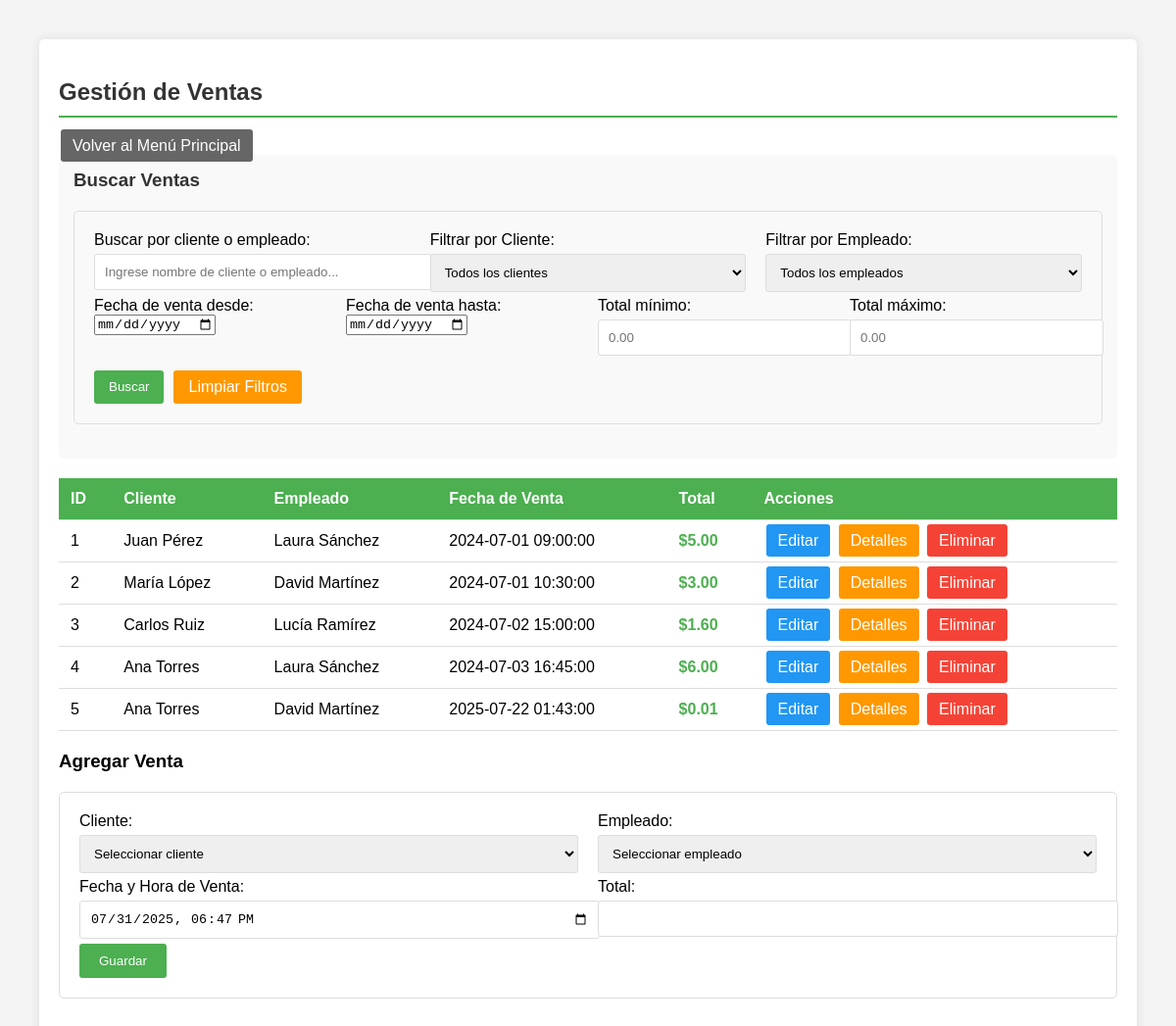
The app's page /crud_ventas.php (signed in) with its own data.
### tables this page shows
CREATE TABLE `venta` (
  `id_venta` int(11) NOT NULL,
  `id_cliente` int(11) DEFAULT NULL,
  `id_empleado` int(11) DEFAULT NULL,
  `fecha_venta` datetime DEFAULT NULL,
  `total` decimal(6,2) DEFAULT NULL
);

CREATE TABLE `cliente` (
  `id_cliente` int(11) NOT NULL,
  `nombre_cliente` varchar(100) DEFAULT NULL,
  `cedula` varchar(10) DEFAULT NULL,
  `telefono` varchar(20) DEFAULT NULL,
  `correo` varchar(100) DEFAULT NULL,
  `fecha_registro` date DEFAULT NULL
);

CREATE TABLE `empleado` (
  `id_empleado` int(11) NOT NULL,
  `nombre_empleado` varchar(100) DEFAULT NULL,
  `cargo` varchar(50) DEFAULT NULL,
  `turno` varchar(20) DEFAULT NULL,
  `fecha_contrato` date DEFAULT NULL
);

### crud_ventas.php (the view, shortened to what this page needs)
<?php
include 'config.php';
$rol = $_SESSION['rol'];
$busqueda = isset($_GET['buscar']) ? trim($_GET['buscar']) : '';
$filtro_fecha_desde = isset($_GET['fecha_desde']) ? $_GET['fecha_desde'] : '';
$filtro_fecha_hasta = isset($_GET['fecha_hasta']) ? $_GET['fecha_hasta'] : '';
$filtro_total_min = isset($_GET['total_min']) ? floatval($_GET['total_min']) : 0;
$filtro_total_max = isset($_GET['total_max']) ? floatval($_GET['total_max']) : 0;
$sql = "
    SELECT v.*, c.nombre_cliente, e.nombre_empleado
    FROM Venta v
    LEFT JOIN Cliente c ON v.id_cliente = c.id_cliente
    LEFT JOIN Empleado e ON v.id_empleado = e.id_empleado
    WHERE 1=1
";
$sql .= " ORDER BY v.id_venta";
$result = $conn->query($sql);
$edit = null;
$solo_lectura = ($rol == 'Supervisor');
?>
<!DOCTYPE html>
<html>
<head>
</head>
<body>
<div class="container">
    <h2>Gestión de Ventas</h2>
    <a href="index.php" class="btn btn-back">Volver al Menú Principal</a>
    <div class="search-form">
        <h3>Buscar Ventas</h3>
        <form method="get" action="">
            <div class="form-row">
                <div class="form-group">
                    <label>Buscar por cliente o empleado:</label>
                    <input type="text" name="buscar" value="<?= htmlspecialchars($busqueda) ?>" placeholder="Ingrese nombre de cliente o empleado...">
                </div>
                <div class="form-group">
                    <label>Filtrar por Cliente:</label>
                    <select name="filtro_cliente">
                        <option value="0">Todos los clientes</option>
                    </select>
                </div>
                <div class="form-group">
                    <label>Filtrar por Empleado:</label>
                    <select name="filtro_empleado">
                        <option value="0">Todos los empleados</option>
                    </select>
                </div>
            </div>
            <div class="form-row">
                <div class="form-group">
                    <label>Fecha de venta desde:</label>
                    <input type="date" name="fecha_desde" value="<?= htmlspecialchars($filtro_fecha_desde) ?>">
                </div>
                <div class="form-group">
                    <label>Fecha de venta hasta:</label>
                    <input type="date" name="fecha_hasta" value="<?= htmlspecialchars($filtro_fecha_hasta) ?>">
                </div>
                <div class="form-group">
                    <label>Total mínimo:</label>
                    <input type="number" step="0.01" name="total_min" value="<?= $filtro_total_min > 0 ? $filtro_total_min : '' ?>" min="0" placeholder="0.00">
                </div>
                <div class="form-group">
                    <label>Total máximo:</label>
                    <input type="number" step="0.01" name="total_max" value="<?= $filtro_total_max > 0 ? $filtro_total_max : '' ?>" min="0" placeholder="0.00">
                </div>
            </div>
            <div class="search-buttons">
                <input type="submit" value="Buscar" class="btn-search">
                <a href="crud_ventas.php" class="btn-clear">Limpiar Filtros</a>
            </div>
        </form>
    </div>
    <table>
        <tr>
            <th>ID</th>
            <th>Cliente</th>
            <th>Empleado</th>
            <th>Fecha de Venta</th>
            <th>Total</th>
            <th>Acciones</th>
        </tr>
        <?php while($row = $result->fetch_assoc()): ?>
        <tr>
            <td><?= $row['id_venta'] ?></td>
            <td><?= htmlspecialchars($row['nombre_cliente']) ?></td>
            <td><?= htmlspecialchars($row['nombre_empleado']) ?></td>
            <td><?= $row['fecha_venta'] ?></td>
            <td class="total">$<?= number_format($row['total'], 2) ?></td>
            <td>
                <?php if (!$solo_lectura): ?>
                <a href="?editar=<?= $row['id_venta'] ?>" class="btn btn-edit">Editar</a>
                <a href="crud_detalle_venta.php?venta_id=<?= $row['id_venta'] ?>" class="btn btn-detail">Detalles</a>
                <a href="?eliminar=<?= $row['id_venta'] ?>" class="btn btn-delete" onclick="return confirm('¿Estás seguro de eliminar esta venta?')">Eliminar</a>
                <?php else: ?>
                <a href="crud_detalle_venta.php?venta_id=<?= $row['id_venta'] ?>" class="btn btn-detail">Ver Detalles</a>
                <?php endif; ?>
            </td>
        </tr>
        <?php endwhile; ?>
    </table>
    <?php if (!$solo_lectura): ?>
    <h3><?= $edit ? 'Editar' : 'Agregar' ?> Venta</h3>
    <form method="post">
        <div class="form-row">
            <div class="form-group">
                <label>Cliente:</label>
                <select name="id_cliente" required>
                    <option value="">Seleccionar cliente</option>
                </select>
            </div>
            <div class="form-group">
                <label>Empleado:</label>
                <select name="id_empleado" required>
                    <option value="">Seleccionar empleado</option>
                </select>
            </div>
        </div>
        <div class="form-row">
            <div class="form-group">
                <label>Fecha y Hora de Venta:</label>
                <input type="datetime-local" name="fecha_venta" value="<?= $edit ? str_replace(' ', 'T', $edit['fecha_venta']) : date('Y-m-d\TH:i') ?>" required>
            </div>
            <div class="form-group">
                <label>Total:</label>
                <input type="number" step="0.01" name="total" value="<?= $edit['total'] ?? '' ?>" min="0" required>
            </div>
        </div>
        <input type="submit" value="<?= $edit ? 'Actualizar' : 'Guardar' ?>">
    </form>
    <?php endif; ?>
</div>
</body>
</html>

### crud_ventas.php (style rules this page uses)
body { font-family: Arial, sans-serif; margin: 40px; background-color: #f4f4f4; }
.container { max-width: 1200px; margin: 0 auto; background-color: white; padding: 20px; border-radius: 5px; box-shadow: 0 0 10px rgba(0,0,0,0.1); }
h2 { color: #333; border-bottom: 2px solid #4CAF50; padding-bottom: 10px; }
table { width: 100%; border-collapse: collapse; margin: 20px 0; }
th, td { padding: 12px; text-align: left; border-bottom: 1px solid #ddd; }
th { background-color: #4CAF50; color: white; }
.btn { padding: 8px 12px; text-decoration: none; border-radius: 3px; margin: 2px; }
.btn-edit { background-color: #2196F3; color: white; }
.btn-delete { background-color: #f44336; color: white; }
.btn-back { background-color: #666; color: white; }
.btn-detail { background-color: #FF9800; color: white; }
.btn-search { background-color: #4CAF50; color: white; }
.btn-clear { background-color: #ff9800; color: white; }
form { margin: 20px 0; padding: 20px; border: 1px solid #ddd; border-radius: 5px; }
input[type="text"], input[type="number"], input[type="datetime-local"], select { width: 100%; padding: 10px; margin: 5px 0; border: 1px solid #ddd; border-radius: 3px; }
input[type="submit"] { background-color: #4CAF50; color: white; padding: 10px 20px; border: none; border-radius: 3px; cursor: pointer; }
.form-row { display: flex; gap: 20px; }
.form-group { flex: 1; }
.total { font-weight: bold; color: #4CAF50; }
.search-form { background-color: #f9f9f9; padding: 15px; border-radius: 5px; margin-bottom: 20px; }
.search-form h3 { margin-top: 0; color: #333; }
.search-buttons { display: flex; gap: 10px; margin-top: 10px; }
.search-buttons input[type="submit"] { padding: 8px 15px; }
.search-buttons a { padding: 8px 15px; text-decoration: none; border-radius: 3px; }

### records on screen
venta: id_venta "1", id_cliente.nombre_cliente "Juan Pérez", id_empleado.nombre_empleado "Laura Sánchez", fecha_venta "2024-07-01 09:00:00", total "5.00"
venta: id_venta "2", id_cliente.nombre_cliente "María López", id_empleado.nombre_empleado "David Martínez", fecha_venta "2024-07-01 10:30:00", total "3.00"
venta: id_venta "3", id_cliente.nombre_cliente "Carlos Ruiz", id_empleado.nombre_empleado "Lucía Ramírez", fecha_venta "2024-07-02 15:00:00", total "1.60"
venta: id_venta "4", id_cliente.nombre_cliente "Ana Torres", id_empleado.nombre_empleado "Laura Sánchez", fecha_venta "2024-07-03 16:45:00", total "6.00"
venta: id_venta "5", id_cliente.nombre_cliente "Ana Torres", id_empleado.nombre_empleado "David Martínez", fecha_venta "2025-07-22 01:43:00", total "0.01"
